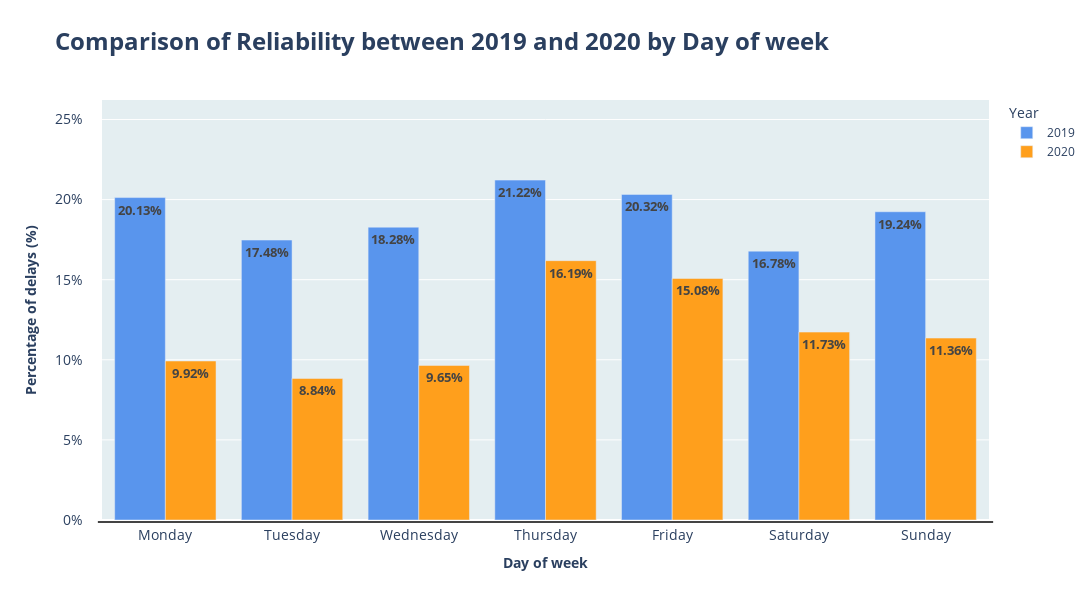

The notebook cell saved with this chart:
### Markdown cell above
Tworzę wykres słupkowy, zapisuję go do zmiennej `day_to_day_comparision_fig`.

### Code cell
day_to_day_comparision_fig = px.bar(    day_to_day_comparision_to_plot_df, 
                                        x=day_to_day_comparision_to_plot_df.index,
                                        y=[[day_to_day_comparision_to_plot_df.values[i][0] for i in range(0,7)], [day_to_day_comparision_to_plot_df.values[i][1] for i in range(0,7)]],
                                        barmode='group',
                                        height=600, 
                                        width=1400,
                                        title='<b>Comparison of Reliability between 2019 and 2020 by Day of week',
                                        text_auto=True,
                                        color_discrete_map={'wide_variable_0': '#5995ED', 'wide_variable_1': '#FF9F1C'},
                                        )

day_of_week = ['Monday', 'Tuesday', 'Wednesday', 'Thursday', 'Friday', 'Saturday', 'Sunday']

day_to_day_comparision_fig.update_layout(xaxis = dict(  
                                                        title='<b>Day of week',
                                                        titlefont=dict(size=14),
                                                        tickvals = [i for i in range(1,8)],
                                                        ticktext = day_of_week,
                                                        tickson="boundaries",
                                                        ticks="outside",
                                                        ticklen=2,
                                                        tickwidth=135,
                                                        tickfont=dict(size=14),
                                                        ),
                                         yaxis = dict(
                                                        title='<br><b>Percentage of delays (%)',
                                                        titlefont=dict(size=14),
                                                        range=[0, max_value+0.05], 
                                                        tickformat=".0%",
                                                        tickson="boundaries",
                                                        ticks="outside",
                                                        ticklen=15,  
                                                        tickwidth=1,
                                                        tickcolor='white',
                                                        tickfont=dict(size=14),
                                                        ),
                                         legend_title="Year",
                                         titlefont=dict(size=24),
                                         plot_bgcolor="#E4EEF1"
                                        )
day_to_day_comparision_fig.update_traces(hovertemplate="Day of week: <b>%{x}</b> <br>Percentage of delay (%): <b>%{y}</b> <br>Year: <b>%{fullData.name}</b>",
                                        texttemplate='<span style="font-size: 13px;"><b>%{y:.2%}</b></span>',
                                        )

day_to_day_comparision_fig.for_each_trace(lambda t: t.update(name="2019" if t.name == "wide_variable_0" else "2020"))

day_to_day_comparision_fig.show()

### Figure 1 — Plotly figure (JSON) as saved in the notebook; plotly's stock layout.template omitted (floating-point values rounded to 4 significant figures)
{"data": [{"alignmentgroup": "True", "hovertemplate": "Day of week: <b>%{x}</b> <br>Percentage of delay (%): <b>%{y}</b> <br>Year: <b>%{fullData.name}</b>", "legendgroup": "wide_variable_0", "marker": {"color": "#5995ED", "pattern": {"shape": ""}}, "name": "2019", "offsetgroup": "wide_variable_0", "orientation": "v", "showlegend": true, "textposition": "auto", "texttemplate": "<span style=\"font-size: 13px;\"><b>%{y:.2%}</b></span>", "type": "bar", "x": [1, 2, 3, 4, 5, 6, 7], "xaxis": "x", "y": [0.2013, 0.1748, 0.1828, 0.2122, 0.2032, 0.1678, 0.1924], "yaxis": "y"}, {"alignmentgroup": "True", "hovertemplate": "Day of week: <b>%{x}</b> <br>Percentage of delay (%): <b>%{y}</b> <br>Year: <b>%{fullData.name}</b>", "legendgroup": "wide_variable_1", "marker": {"color": "#FF9F1C", "pattern": {"shape": ""}}, "name": "2020", "offsetgroup": "wide_variable_1", "orientation": "v", "showlegend": true, "textposition": "auto", "texttemplate": "<span style=\"font-size: 13px;\"><b>%{y:.2%}</b></span>", "type": "bar", "x": [1, 2, 3, 4, 5, 6, 7], "xaxis": "x", "y": [0.09925, 0.08839, 0.0965, 0.1619, 0.1508, 0.1173, 0.1136], "yaxis": "y"}], "layout": {"barmode": "group", "height": 600, "legend": {"title": {"text": "Year"}, "tracegroupgap": 0}, "plot_bgcolor": "#E4EEF1", "title": {"font": {"size": 24}, "text": "<b>Comparison of Reliability between 2019 and 2020 by Day of week"}, "width": 1400, "xaxis": {"anchor": "y", "domain": [0, 1], "tickfont": {"size": 14}, "ticklen": 2, "ticks": "outside", "tickson": "boundaries", "ticktext": ["Monday", "Tuesday", "Wednesday", "Thursday", "Friday", "Saturday", "Sunday"], "tickvals": [1, 2, 3, 4, 5, 6, 7], "tickwidth": 135, "title": {"font": {"size": 14}, "text": "<b>Day of week"}}, "yaxis": {"anchor": "x", "domain": [0, 1], "range": [0, 0.2622], "tickcolor": "white", "tickfont": {"size": 14}, "tickformat": ".0%", "ticklen": 15, "ticks": "outside", "tickson": "boundaries", "tickwidth": 1, "title": {"font": {"size": 14}, "text": "<br><b>Percentage of delays (%)"}}}}
